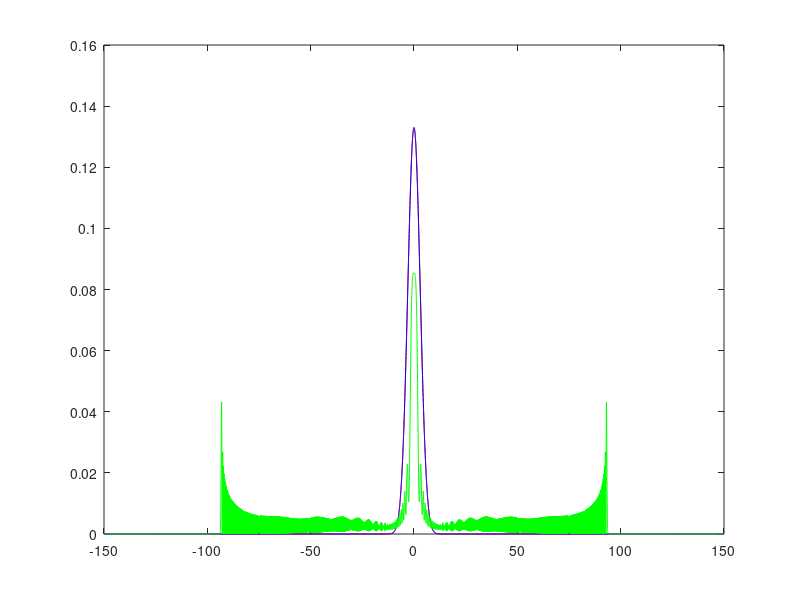
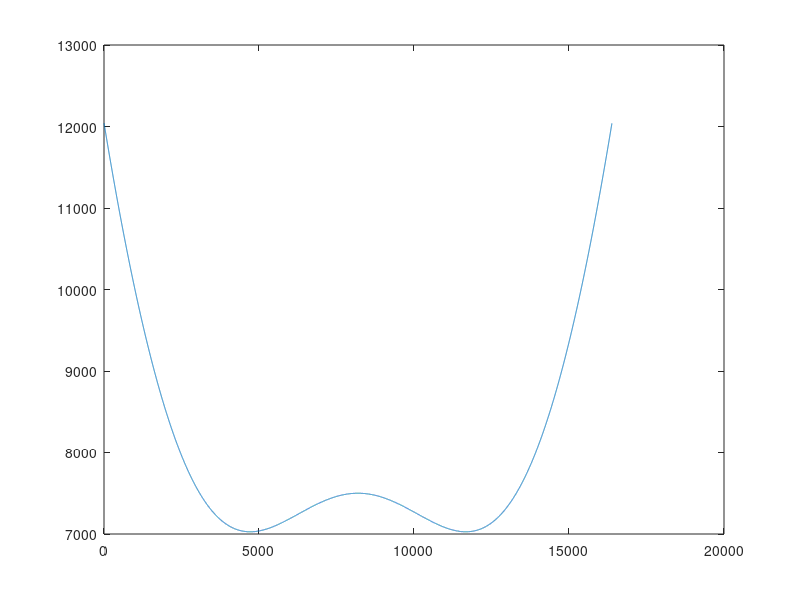
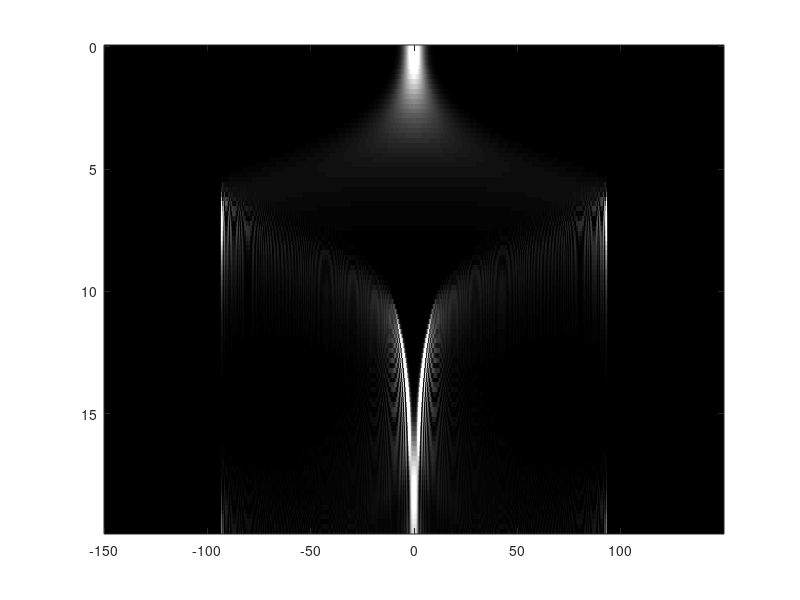
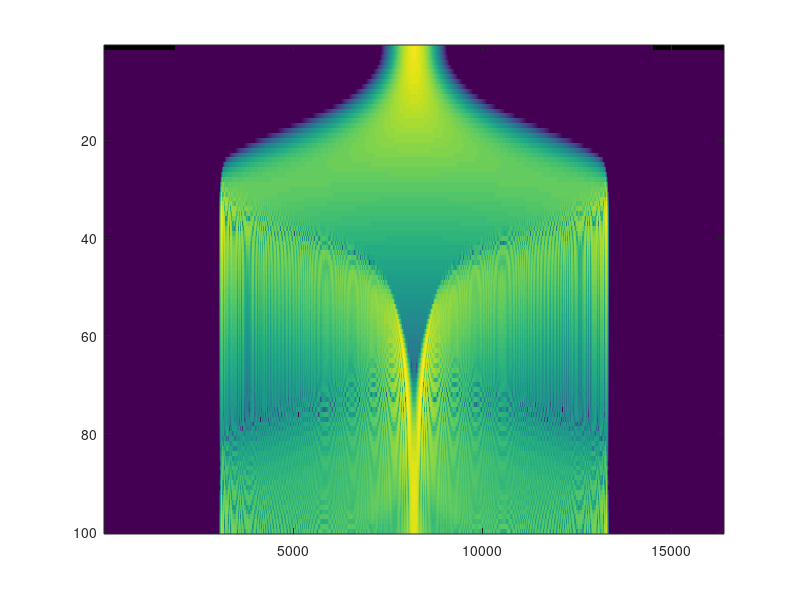

Recreate these plots in MATLAB, in order.
%   li_sol - Program to solve the time dependent Schroedinger equation
%   using split operator technique


tic;

%  1 = w
%  1 = sqrt( hbar/(m*w) )
%  Using a trap frequency of about 50 hz this gives us a length scale
%  of about 5e-7 meters or 0.5 micron.
 
%length scale
L = 300; % units are quantum harmonic oscillator natural length
ngrid = 2^(14);
dz = L / ngrid;  % Coordinate step
dkz = 2*pi/L;    % Momentum step
kzmax = pi/dz;   % Maximum momentum
z = dz * (0:ngrid-1) - L/2; % Coordinate mesh
kz = dkz * (0:ngrid-1) - kzmax; % Momentum mesh
kzp = fftshift(kz); % New momentum mesh for FFT
T = 20; % max time, units of axial harmonic oscillator      20/ms
ntmax = 1000; % Number of time step
dt = T / ntmax; % Time step
dti = 1; % time step for imag time.
ntimax = 300; % max time step for imag time
 
%%%%% Hamiltonian %%%%%

Vharmonic = 0.5*(z).*(z); % Harmonic oscillator
DipBarrWidth = 100;  % Width of the green dipole barrier  
DipBarrAmp = 1.5*0.5*(DipBarrWidth^2);  % Amplitude of the green dipole barrier  (Currently set for second order cancelation)
VDipBarrier = DipBarrAmp*exp(-(z/DipBarrWidth).^2);
DipTrapWidth = 0.2;
DipTrapAmp = 0;
VDipTrap = -DipTrapAmp*exp(-(z/DipTrapWidth).^2);
RampSlope = 0;
Vramp = RampSlope*z;

V = Vharmonic + VDipBarrier ;
K = 0.5*kzp.^2 ; % Kinetic energy (momentum representation)
 
UV2 = exp(-1i * V * dt/2);  % Time evolution by potential energy(half time)
UK = exp(-1i * K * dt);  % Time evolution by kinetic energy

%50 micron width
 
%%%%% Initial wavefunction (ground state for SHO) %%%%%
sigma_z = 6;
z0 = 0;
psi_init = (exp(-((z-z0).^2)/(sigma_z^2)));
psi_initn = sum(psi_init.*conj(psi_init))*dz;
psi_init = psi_init/sqrt(psi_initn);
figure(1);
plot(z,psi_init.*(conj(psi_init)),'r');
hold on;

psi0i = psi_init;


plot(z,psi0i.*conj(psi0i),'b')
hold off;

%figure(2)
%imagesc(npsii)
 
 
% time evolution
ip = 0;
figure(3)
plot(V)
hold on


psi0 = psi0i;
CapDecayT = 0.5;  % On same scale as variable T
for ii=1:ntmax % for each time step
   if (mod(ii+9,10)== 0) 
       ip = ip+1;
       tray(ip) = ii*dt;
       npsi(ip,:) = psi0.*conj(psi0);
       psik = fft(psi0);
       apsik = psik.*conj(psik);
       napsik = sum(apsik)*dkz;
       KE(ip) = sum(K.*apsik/napsik)*dkz;
       
       zbar = sum((psi0.*z).*conj(psi0));
       varz = sum((psi0).*(z.*z).*conj(psi0));
       deltaz = varz^0.5;
       ExpectationValue(ip,:) = real(zbar);
       Uncertainty(ip,:) = real(deltaz);
   end  
   tt = ii*dt;
%    tray(ii)=tt;
   pnl = psi0.*conj(psi0);
   UV2_mf=exp(-1i * (V+VDipTrap*exp(-ii*dt/(CapDecayT))) * dt/2);
   %UV2_mf=exp(-i_imag * (Vd*(ii/ntmax)+Ng*psi0.*conj(psi0)) * dt/2);
   psi0 = UV2_mf .* ifft(UK .* fft(UV2_mf .* psi0)); % Split operator scheme

%    psi0nn(ii) = sum((psi0.*conj(psi0)))*dz;
%    psik = fft(psi0);
%    apsik = psik.*conj(psik);
%    napsik = sum(apsik)*dkz;
%    KE(ii) = sum(K.*apsik/napsik)*dkz;
%    apsi0 = psi0.*conj(psi0);
%    xbar(ii) = sum(z.*apsi0)*dz;
%    PE(ii) = sum(V.*apsi0*dz);
%    ME(ii) = sum(Ng*apsi0.*apsi0*dz/2);
%    EE(ii) = KE(ii)+PE(ii)+ME(ii);
end
 
%xbar = npsi*z'*dz/xbar0;
%PE = npsi*V'*dz;
%KE2 = apsik*K'/napsik*dkz;
%ME = Ng*sum(npsi.^2,2)*dz/2;
%EE = KE+PE'+ME';

%figure(7)
%plot(ExpectationValue)
%figure(8)
%plot(Uncertainty)

figure(4)
imagesc(z,tray,npsi,[0 .1])
colormap gray
figure(5)
imagesc((sign(log10(npsi)+7)+1).*(log10(npsi)+7))
%figure(6)
%plot(tray,KE,tray,PE,tray,ME,tray,EE)
%hold on
%plot(tray,xbar,'k-')
figure(1)
hold on
plot(z, npsi(end,:),'g')


%Code for computing the width of the wave function
zbar = sum((psi0.*z).*conj(psi0));
varz = sum((psi0).*(z.*z).*conj(psi0));
deltaz = varz^0.5;

toc

